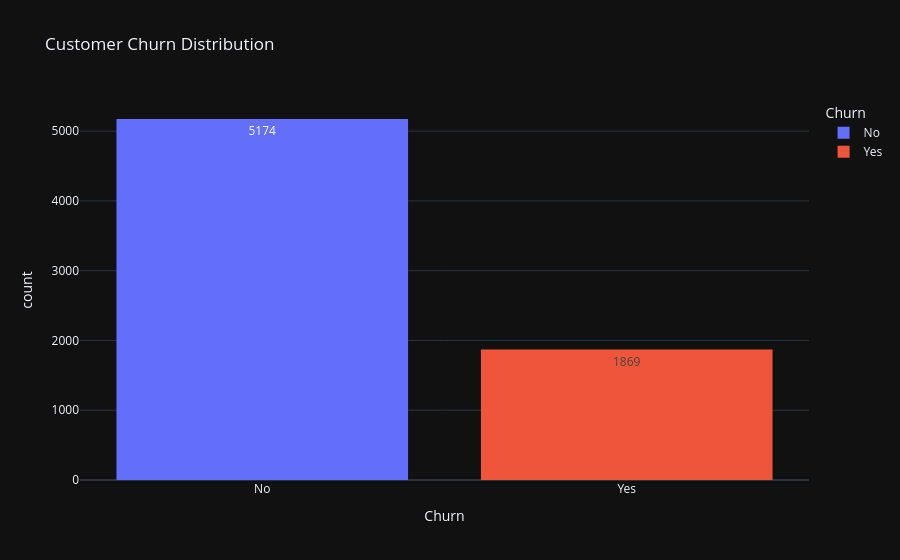

The notebook cell this image was saved under:
### Markdown cell above
# Customer Churn Distribution

### Code cell
fig=px.histogram(df,
                x='Churn',
                color="Churn",
                text_auto=True,
                title='Customer Churn Distribution')

fig.show()

### Figure 1 — Plotly figure (JSON) as saved in the notebook; plotly's stock layout.template omitted (floating-point values rounded to 4 significant figures; data arrays with more than 128 entries replaced by an {"elided": "..."} marker saying what was removed)
{"data": [{"bingroup": "x", "hovertemplate": "Churn=%{x}<br>count=%{y}<extra></extra>", "legendgroup": "No", "marker": {"color": "#636efa", "pattern": {"shape": ""}}, "name": "No", "orientation": "v", "showlegend": true, "texttemplate": "%{value}", "type": "histogram", "x": {"elided": "5174 str values"}, "xaxis": "x", "yaxis": "y"}, {"bingroup": "x", "hovertemplate": "Churn=%{x}<br>count=%{y}<extra></extra>", "legendgroup": "Yes", "marker": {"color": "#EF553B", "pattern": {"shape": ""}}, "name": "Yes", "orientation": "v", "showlegend": true, "texttemplate": "%{value}", "type": "histogram", "x": {"elided": "1869 str values"}, "xaxis": "x", "yaxis": "y"}], "layout": {"barmode": "relative", "legend": {"title": {"text": "Churn"}, "tracegroupgap": 0}, "title": {"text": "Customer Churn Distribution"}, "xaxis": {"anchor": "y", "categoryarray": ["No", "Yes"], "categoryorder": "array", "domain": [0, 1], "title": {"text": "Churn"}}, "yaxis": {"anchor": "x", "domain": [0, 1], "title": {"text": "count"}}}}
